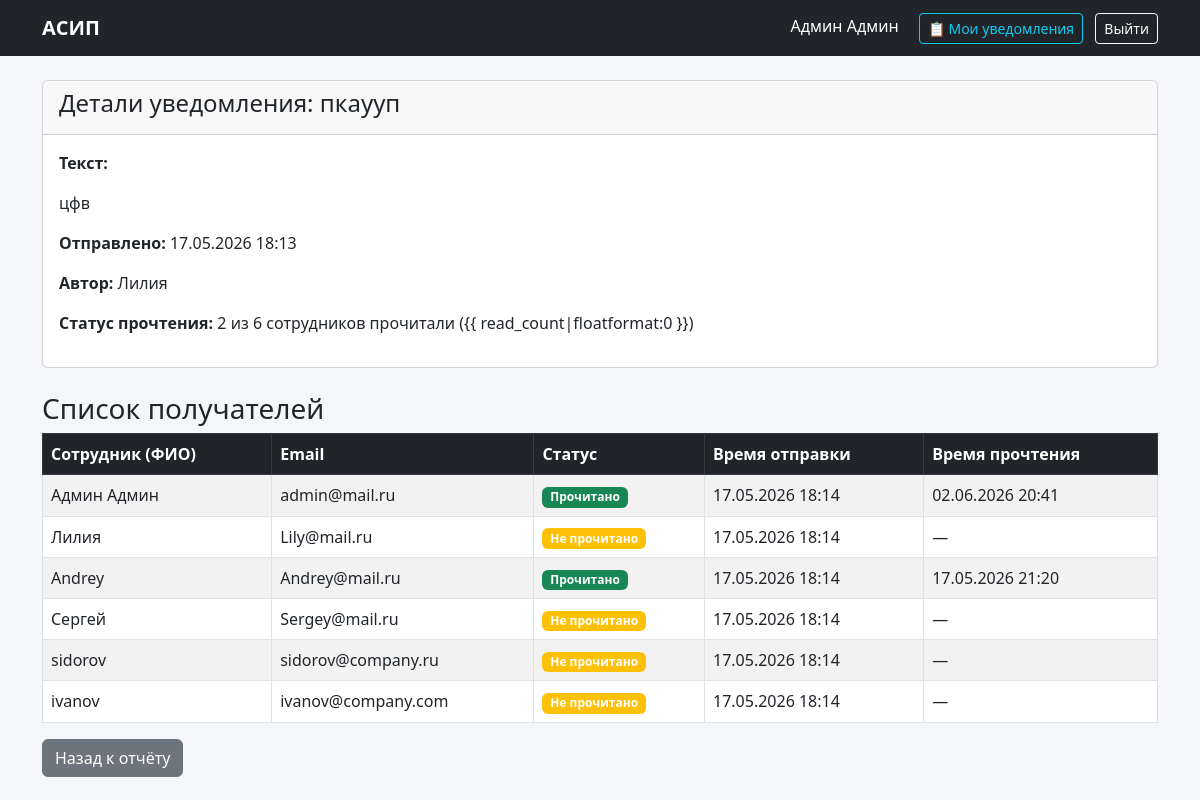
Screenshot of /notification-detail/21/ (signed in) with the database file from the repository.
### staff/models.py (models this page shows, shortened)
class Notification(models.Model):
    title = models.CharField('Заголовок', max_length=200)
    text = models.TextField('Текст уведомления')
    created_at = models.DateTimeField('Дата создания', auto_now_add=True)
    author = models.ForeignKey(Employee, on_delete=models.SET_NULL, null=True, verbose_name='Автор')
    department_target = models.ForeignKey(Department, on_delete=models.SET_NULL, null=True, blank=True, verbose_name='Отдел-получатель (пусто - всем)')
    is_urgent = models.BooleanField('Срочное', default=False)
    class Meta:
        verbose_name = 'Уведомление'
        verbose_name_plural = 'Уведомления'
        ordering = ['-created_at']

class Employee(models.Model):
    user = models.OneToOneField(User, on_delete=models.CASCADE, verbose_name='Пользователь')
    department = models.ForeignKey(Department, on_delete=models.SET_NULL, null=True, blank=True, verbose_name='Отдел')
    phone = models.CharField('Телефон', max_length=20, blank=True)
    email = models.EmailField('Рабочий email')
    is_manager = models.BooleanField('Руководитель', default=False)
    class Meta:
        verbose_name = 'Сотрудник'
        verbose_name_plural = 'Сотрудники'

class NotificationLog(models.Model):
    STATUS_CHOICES = (
        ('sent', 'Отправлено'),
        ('read', 'Прочитано'),
    )
    notification = models.ForeignKey(Notification, on_delete=models.CASCADE, verbose_name='Уведомление')
    employee = models.ForeignKey(Employee, on_delete=models.CASCADE, verbose_name='Сотрудник')
    status = models.CharField('Статус', max_length=10, choices=STATUS_CHOICES, default='sent')
    sent_at = models.DateTimeField('Время отправки', auto_now_add=True)
    read_at = models.DateTimeField('Время прочтения', null=True, blank=True)
    class Meta:
        verbose_name = 'Журнал уведомлений'
        verbose_name_plural = 'Журналы уведомлений'

### staff/views.py (the view)
# urls.py: path('notification-detail/<int:notification_id>/', views.notification_recipients_detail, name='notification_recipients_detail'),
@login_required
@user_passes_test(lambda u: u.is_superuser or u.employee.is_manager)
def notification_recipients_detail(request, notification_id):
    notification = get_object_or_404(Notification, id=notification_id)
    if not request.user.is_superuser and notification.author != request.user.employee:
        messages.error(request, 'У вас нет прав на просмотр этого уведомления.')
        return redirect('staff:manager_report')
    logs = NotificationLog.objects.filter(
        notification=notification
    ).select_related('employee__user')
    recipients_data = []
    for log in logs:
        full_name = log.employee.user.get_full_name() or log.employee.user.username
        recipients_data.append({
            'full_name': full_name,
            'status': log.status,
            'read_at': log.read_at,
            'sent_at': log.sent_at,
            'email': log.employee.email,
        })
    context = {
        'notification': notification,
        'recipients': recipients_data,
        'total': len(recipients_data),
        'read_count': sum(1 for r in recipients_data if r['status'] == 'read'),
    }
    return render(request, 'staff/notification_recipients.html', context)

### staff/templates/staff/notification_recipients.html (shortened to what this page needs)
{% extends 'staff/base.html' %}
{% block content %}
<div class="card">
    <div class="card-header">
        <h4>Детали уведомления: {{ notification.title }}</h4>
    </div>
    <div class="card-body">
        <p><strong>Текст:</strong> {{ notification.text|linebreaks }}</p>
        <p><strong>Отправлено:</strong> {{ notification.created_at|date:"d.m.Y H:i" }}</p>
        <p><strong>Автор:</strong> {{ notification.author.user.get_full_name }}</p>
        <p><strong>Статус прочтения:</strong> {{ read_count }} из {{ total }} сотрудников прочитали ({{
            read_count|floatformat:0 }})</p>
    </div>
</div>
<h3 class="mt-4">Список получателей</h3>
<table class="table table-bordered table-striped">
    <thead class="table-dark">
        <tr>
            <th>Сотрудник (ФИО)</th>
            <th>Email</th>
            <th>Статус</th>
            <th>Время отправки</th>
            <th>Время прочтения</th>
        </tr>
    </thead>
    <tbody>
        {% for r in recipients %}
        <tr>
            <td>{{ r.full_name }}</td>
            <td>{{ r.email }}</td>
            <td>{% if r.status == 'read' %}<span class="badge bg-success">Прочитано</span>{% else %}<span
                    class="badge bg-warning">Не прочитано</span>{% endif %}</td>
            <td>{{ r.sent_at|date:"d.m.Y H:i" }}</td>
            <td>{% if r.read_at %}{{ r.read_at|date:"d.m.Y H:i" }}{% else %}—{% endif %}</td>
        </tr>
        {% endfor %}
    </tbody>
</table>
<a href="{% url 'staff:manager_report' %}" class="btn btn-secondary">Назад к отчёту</a>
{% endblock %}

### staff/templates/staff/base.html (shortened to what this page needs)
<!DOCTYPE html>
<html lang="ru">
<head>
    <link href="https://cdn.jsdelivr.net/npm/bootstrap@5.3.0/dist/css/bootstrap.min.css" rel="stylesheet">
</head>
<body>
    <nav class="navbar navbar-expand-lg navbar-dark bg-dark">
        <div class="container">
            <a class="navbar-brand" href="{% url 'staff:dashboard' %}">АСИП</a>
            <div class="ms-auto">
                {% if user.is_authenticated %}
                <span class="navbar-text text-white me-3">{{ user.get_full_name|default:user.username }}</span>
                <a href="{% url 'staff:my_notifications' %}" class="btn btn-outline-info btn-sm me-2">📋 Мои
                    уведомления</a>
                <a href="{% url 'staff:logout' %}" class="btn btn-outline-light btn-sm">Выйти</a>
                {% endif %}
            </div>
        </div>
    </nav>
    <div class="container mt-4">
        {% block content %}{% endblock %}
    </div>
</body>
</html>

### staff/templates/staff/base.html (style rules this page uses)
body { background-color: #f4f6f9; }
.navbar-brand { font-weight: bold; }
.card-header { font-weight: bold; }

### rows the page displays
Notification: title "пкаууп", text "цфв", created_at "17.05.2026 18:13", author.user.get_full_name "Лилия"
Employee: email "admin@mail.ru"
NotificationLog: sent_at "17.05.2026 18:14", read_at "02.06.2026 20:41"
Employee: email "sidorov@company.ru"
NotificationLog: sent_at "17.05.2026 18:14"
Employee: email "ivanov@company.com"
NotificationLog: sent_at "17.05.2026 18:14"

### other values shown
{{ user.get_full_name|default:user.username }} "Админ Админ"
{{ read_count }} "2"
{{ total }} "6"
{{ r.full_name }} "Админ Админ"
{{ r.full_name }} "Лилия"
{{ r.email }} "Lily@mail.ru"
{{ r.sent_at|date:"d.m.Y H:i" }} "17.05.2026 18:14"
{{ r.full_name }} "Andrey"
{{ r.email }} "Andrey@mail.ru"
{{ r.read_at|date:"d.m.Y H:i" }} "17.05.2026 21:20"
{{ r.full_name }} "Сергей" "sidorov" "ivanov"
{{ r.email }} "Sergey@mail.ru"
